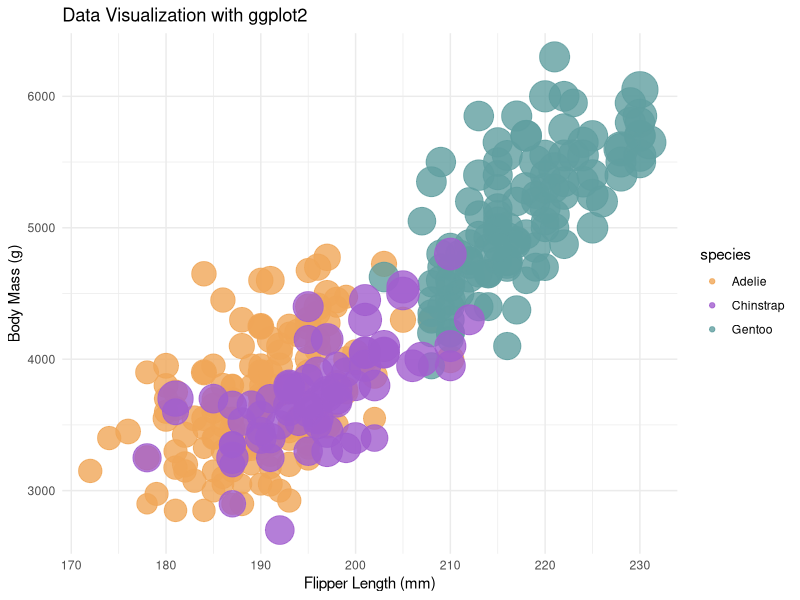

The R script that drew this image:
# Install and load required packages if not already installed
if (!requireNamespace("ggplot2", quietly = TRUE)) {
  install.packages("ggplot2")
}

if (!requireNamespace("readr", quietly = TRUE)) {
  install.packages("readr")
}

# Load required packages
library(ggplot2)
library(readr)

# made with the help of ChatGPT

# Read the CSV data
dataset <- read_csv("penglings.csv")

# Set up custom colors based on species
customColors <- c("#f0a658", "#a15ece", "#609fa0")

# Create the plot using ggplot2
ggplot(dataset, aes(x = flipper_length_mm, y = body_mass_g, color = species)) +
  geom_point(size = dataset$bill_length_mm / 5, alpha = 0.8) +
  scale_color_manual(values = customColors) +
  labs(
    title = "Data Visualization with ggplot2",
    x = "Flipper Length (mm)",
    y = "Body Mass (g)"
  ) +
  theme_minimal()
